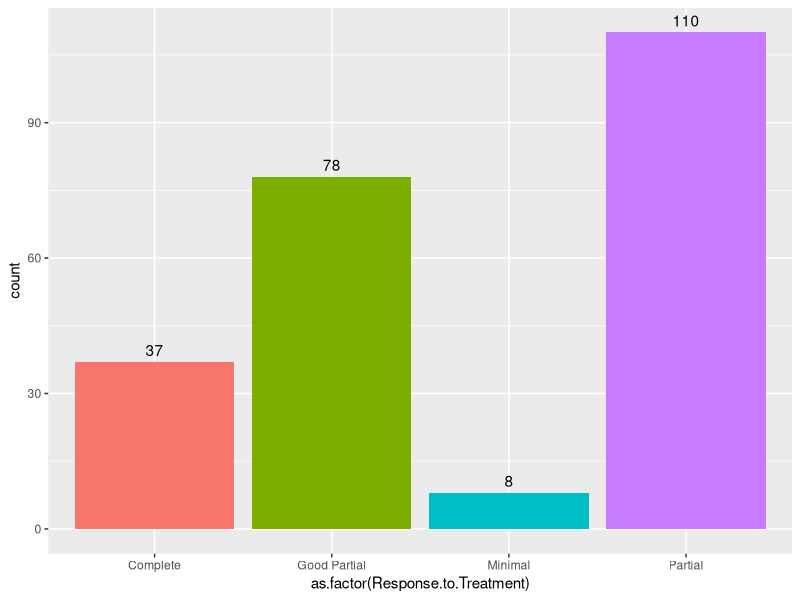
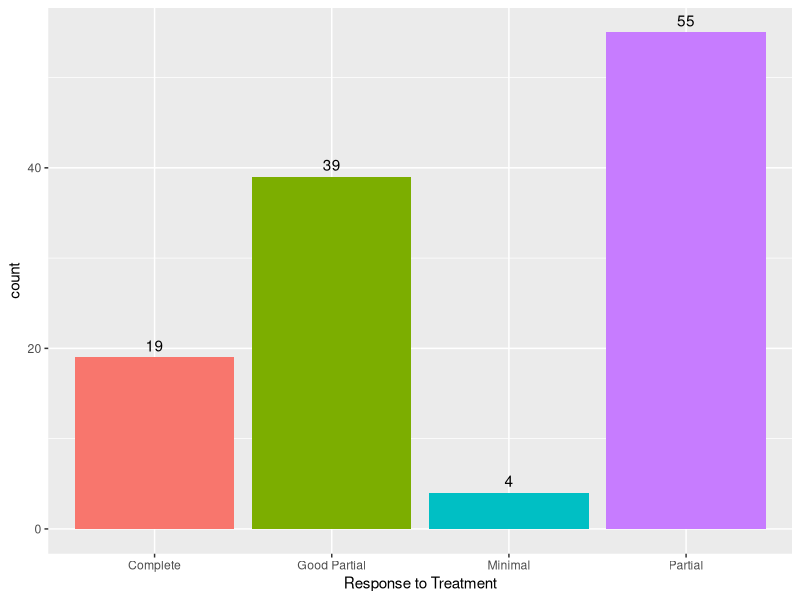
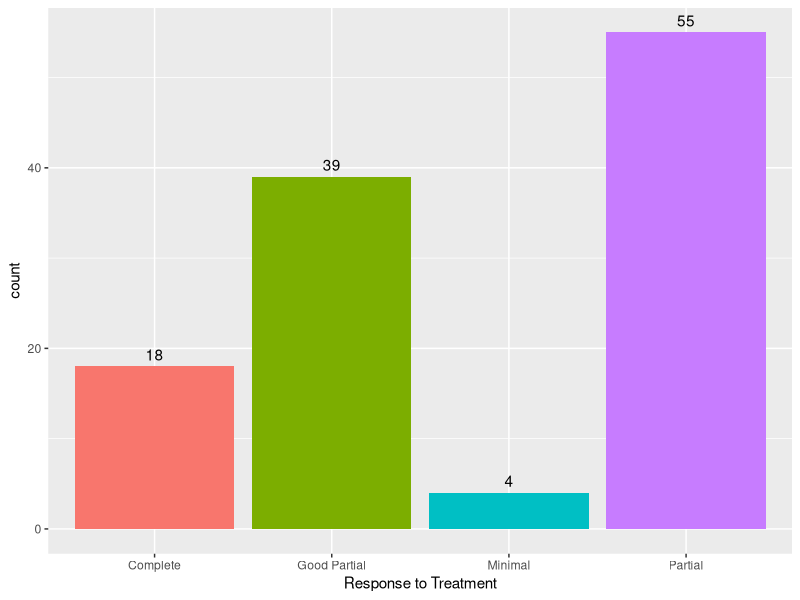

Write the R code that produced these figures, in order.
## ---- chunk 1
knitr::opts_chunk$set(echo = TRUE)
## ---- chunk 2
rm(list = ls())
## ---- chunk 3
patient_data <- read.delim("ws3_grampian_patient_data.txt")
## ---- chunk 4
library(ggplot2)
metadata <- as.data.frame(patient_data[,c(1,20)])
metadata <- metadata[-c(1,2),]

# Plot a barplot of the treatment response types
ggplot(metadata, aes(x = as.factor(Response.to.Treatment), fill = as.factor(Response.to.Treatment))) +
  geom_bar() +
  geom_text(stat = 'count', aes(label = ..count..), vjust = -0.5) +
  scale_fill_hue(c = 100) +
  theme(legend.position = "none")
## ---- chunk 5
library(caret)

# set a random seed for the data split
set.seed(123)

#split the data in half. Half the data for the unsupervised MOFA models and half for the supervised model.
# Create a balanced partition, with an equal number of each treatment type in each split
trainIndex <- createDataPartition(metadata$Response.to.Treatment, p = 0.5, list = FALSE, times = 1)

# Subset the data
unsupervised_data <- metadata[trainIndex, ]
supervised_data <- metadata[-trainIndex, ]

# Check the distribution of the response variable in each split
print("Unsupervised")
print(table(unsupervised_data$Response.to.Treatment))
print("Supervised")
print(table(supervised_data$Response.to.Treatment))

# Plot distributions of both subsets
ggplot(unsupervised_data, aes(x = as.factor(Response.to.Treatment), fill = as.factor(Response.to.Treatment))) +
  geom_bar() +
  geom_text(stat = 'count', aes(label = ..count..), vjust = -0.5) +
  labs(x = "Response to Treatment")+
  scale_fill_hue(c = 100) +
  theme(legend.position = "none")

ggplot(supervised_data, aes(x = as.factor(Response.to.Treatment), fill = as.factor(Response.to.Treatment))) +
  geom_bar() +
  geom_text(stat = 'count', aes(label = ..count..), vjust = -0.5) +
  labs(x = "Response to Treatment")+
  scale_fill_hue(c = 100) +
  theme(legend.position = "none")
## ---- chunk 6
saveRDS(unsupervised_data, "unsupervised_ID")
saveRDS(supervised_data, "supervised_ID")
